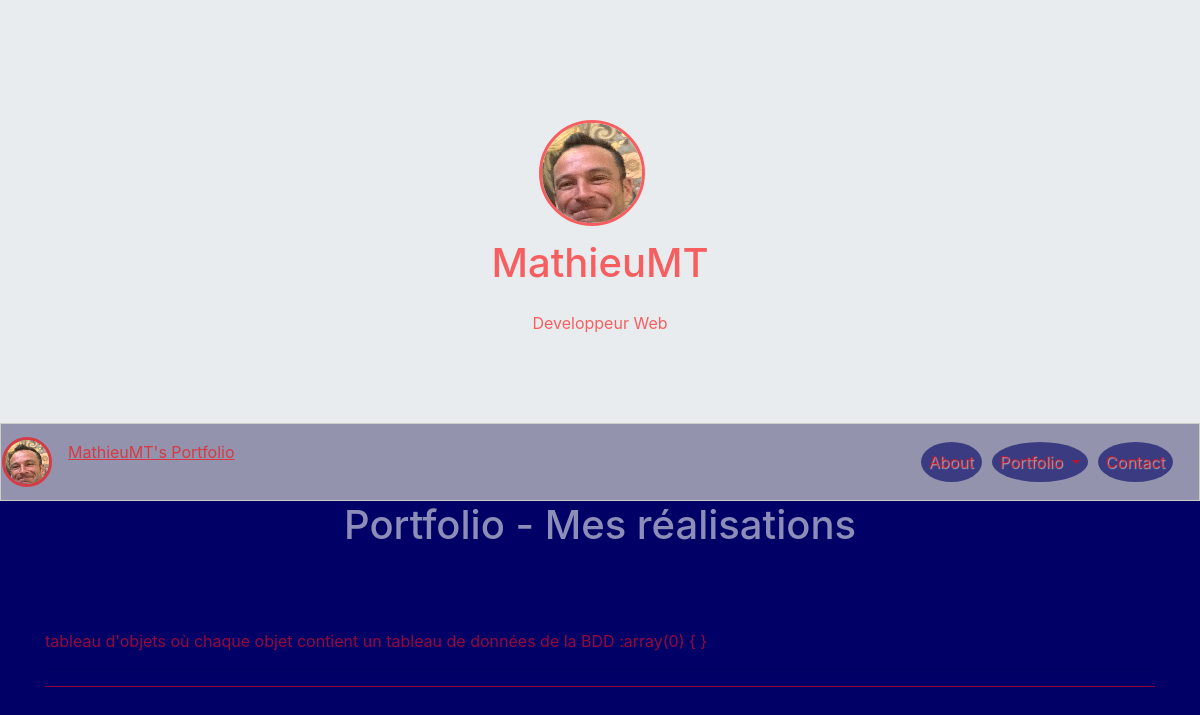
The page /index.php?action=works on the database as committed earlier.
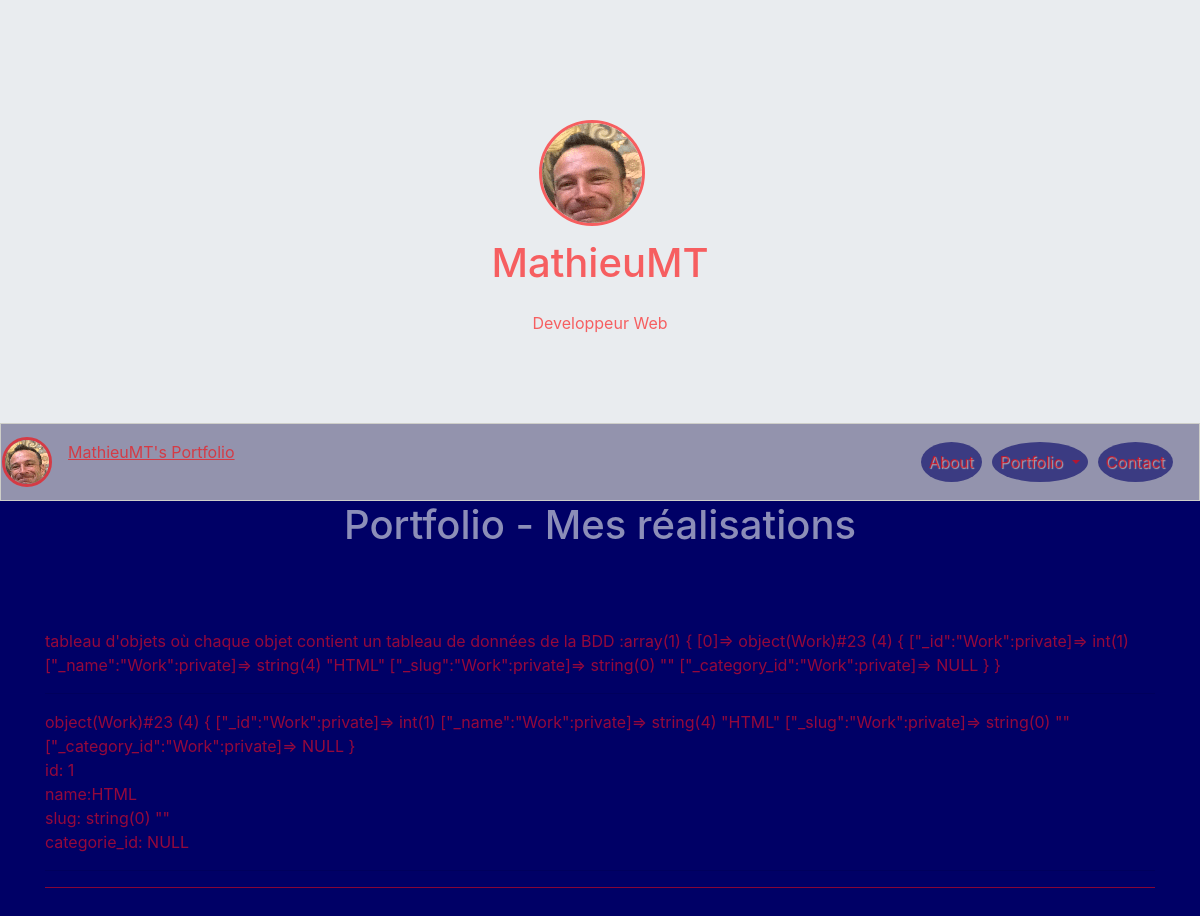
The same page on the database as committed later.
### tables this page shows
CREATE TABLE `works` (
  `id` int(11) NOT NULL,
  `name` varchar(255) NOT NULL,
  `slug` varchar(255) NOT NULL,
  `category_id` int(11) NOT NULL
);

### Controllers/Frontend/WorkController.php (called while the page is built)
<?php
require_once 'Models/Frontend/Work.php';
require_once 'Views/ViewFrontEnd.php';
class WorkController {
    private $_work;
    public function __construct(){
        $this->_work = new WorkManager();
    }
    public function aboutWork() {
        $aboutWork = $this->_work->getWorkDescription();
        $view = new ViewFrontEnd('worksView');
        $view->generate(array('aboutWork' => $aboutWork));
    }
}

### index.php (called while the page is built, shortened)
<?php
$rooter = new Rooter();
$rooter->rooterRequest();

### Models/Frontend/WorkManager.php (called while the page is built)
<?php
require_once 'Models/Frontend/Work.php';
require_once 'Models/Model.php';
class WorkManager extends Model{
    public function getWorkDescription() {
        $works = [];
        $sql = "SELECT * FROM works";
        $aboutWork = $this->executeRequest($sql);
        foreach ($aboutWork as $oneWork) {
            $work = new Work($oneWork);
            $works[] = $work;
        }
        return $works;
    }
}

### Models/Model.php (called while the page is built)
<?php
class Model {
    private $db;
    protected function executeRequest($sql, $params = null) {
       if ($params == null) {
            $result = $this->dbConnect()->query($sql);
        }
        else {
            $result = $this->dbConnect()->prepare($sql);
            $result->execute($params);
        }
        return $result;
    }
    private function dbConnect() {
        if ($this->db == null) {
            $this->db = new PDO('mysql:host=localhost; dbname=myPortfolio;charset=utf8', 'root', 'root', array(PDO::ATTR_ERRMODE => PDO::ERRMODE_EXCEPTION));
        }
        return $this->db;
    }
}

### Models/Frontend/Work.php (called while the page is built, shortened)
<?php
require_once 'Models/Frontend/WorkManager.php';
require_once 'Views/ViewFrontEnd.php';
class Work {
    private $_id,$_name,$_slug, $_category_id;
    public function hydrate(array $data) {
        foreach ($data as $key => $value) {
            $method = 'set' . ucfirst($key);
        }
    }
    public function id() { return $this->_id; }
    public function name() { return $this->_name;}
    public function slug() { return $this->_slug;}
    public function categiryid() { return $this->_category_id;}
    public function setId($id) {
        $id = (int) $id;
        if ($id > 0) {
            $this->_id = $id;
        }
    }
    public function setName($name) {
        if(is_string($name)) {
            $this->_name = $name;
        }
    }
    public function setSlug($slug) {
        if(is_string($slug)) {
            $this->_slug = $slug;
        }
    }
}

### Views/Frontend/worksView.php (the view, shortened to what this page needs)
<h1 class="text-center titlePage"><?= $this->title = 'Portfolio - Mes réalisations' ?></h1>
<br/>
<br/>
<br/>
<?php
echo 'tableau d\'objets où chaque objet contient un tableau de données de la BDD :';
var_dump($aboutWork);
echo '<hr>';
foreach ($aboutWork as $eachWork): ?>
<?php var_dump($eachWork); ?>
<fieldset>
    <article>
            id: <?= $eachWork->id(); ?><br />name:<?= $eachWork->name(); ?><br />slug: <?php var_dump($eachWork->slug()); ?><br />categorie_id: <?php var_dump($eachWork->categiryid()); ?>
    </article>
</fieldset>
    <hr />
<?php endforeach; ?>
<hr class="hr"/>

### Views/template.php (shortened to what this page needs)
<!DOCTYPE>
<html>
    <head>
        <link rel="stylesheet" href="https://stackpath.bootstrapcdn.com/bootstrap/4.3.1/css/bootstrap.min.css">
        <link rel="stylesheet" href="https://use.fontawesome.com/releases/v5.5.0/css/all.css">
        <link rel="stylesheet" href="Content/CSS/style.css" />
    </head>
    <body>
            <?php
            include 'Frontend/navbarView.php';
            ?>
        <div class="container">
           <div class="row">
               <div class="col-lg-12">
            <div id="content">
                    <?= $content ?>
                    <br />
                    <br />
                    <br />
            </div>
               </div>
           </div>
       </div>
    </body>
</html>

Rows that differ between the two databases and show on the page:
added works: value "object(Work)#23 (4) { [\"_id\":\"Work\":private]=> int(1) [\"_name\":\"Work\":private]=> string(4) \"HTML\" [\"_slug\":\"Work\":private]=> string(0) \"\" [\"_category_id\":\"Work\":private]=> NULL } string(0) \"\" NULL", id "1", name "HTML"
Other text that changed with them:
$content: "array(0) { }" → "array(1) { [0]=> object(Work)#23 (4) { [\"_id\":\"Work\":private]=> int(1) [\"_name\":\"Work\":private]=> string(4) \"HTML\" [\"_slug\":\"Work\":private]=> string(0) \"\" [\"_category_id\":\"Work\":private]=> NULL } }"
